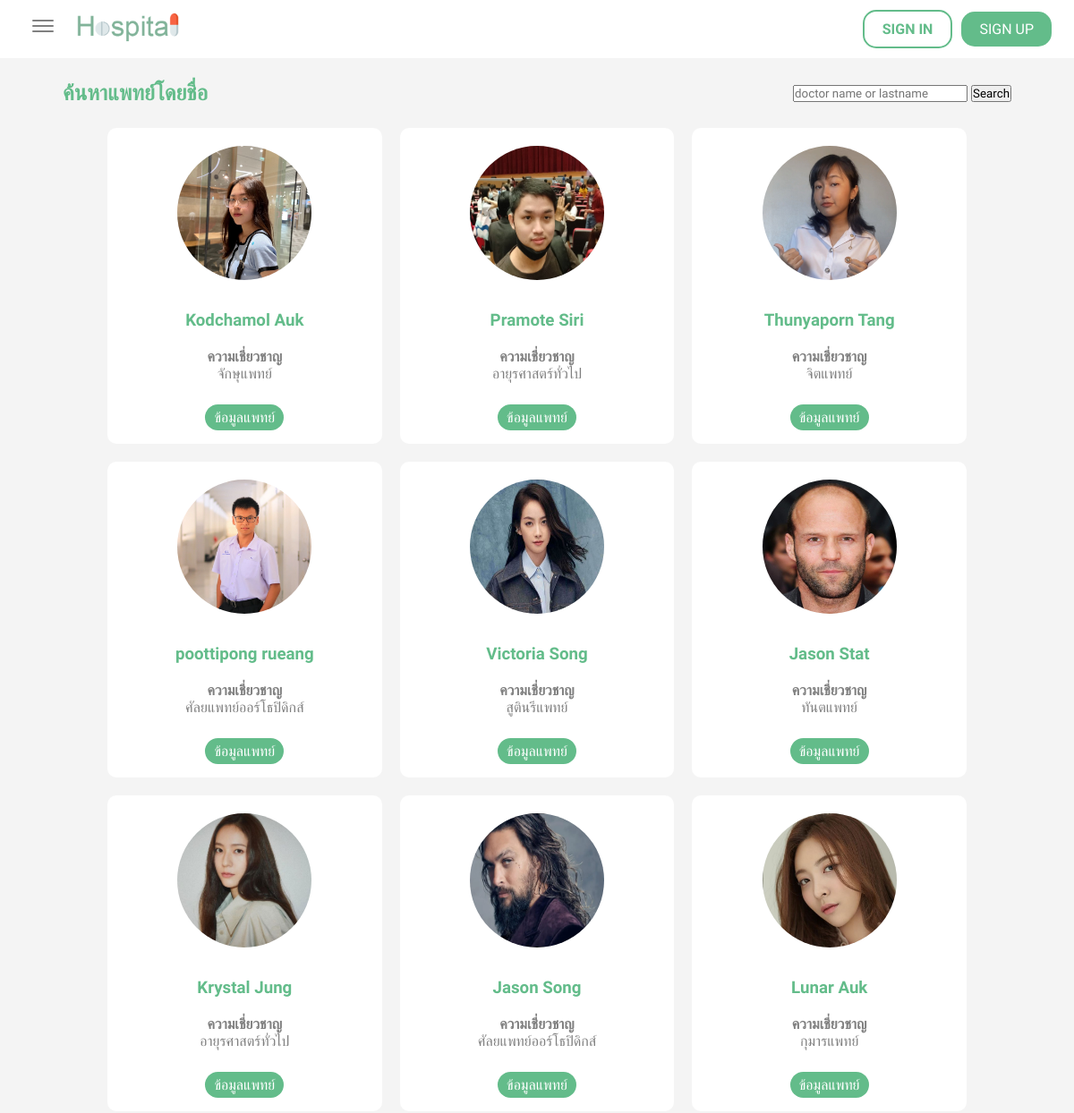
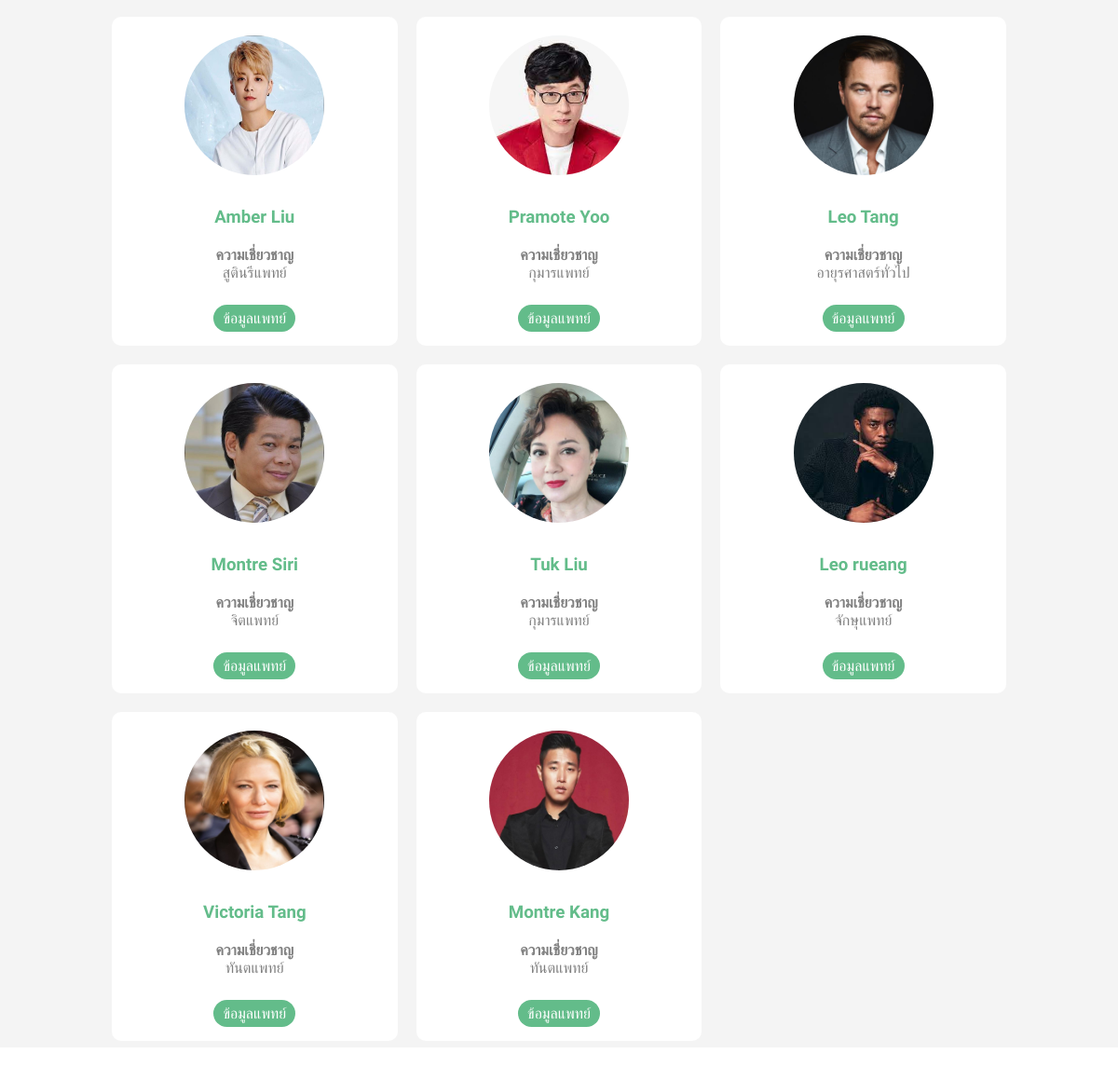
Page /finddoc on the committed database (2 pictures, top to bottom).
### doctors/models.py (models this page shows, shortened)
class Doctor(models.Model):
    user = models.OneToOneField(User, null=True, blank=True, on_delete=models.CASCADE)
    First_name = models.CharField(max_length=100, blank=True, null = True)
    Last_name = models.CharField(max_length=100, null = True)
    phone = models.CharField(max_length=100, null = True)
    email = models.CharField(max_length=200, null = True)
    spec = models.CharField(max_length=100, null = True)
    date_created = models.DateTimeField(default=timezone.now)
    profile_pic = models.ImageField(default='person.jpg',null=True, blank=True)

### doctors/views.py (the view)
# urls.py: path('finddoc', views.finddoc, name="finddoc"),
def finddoc(request):
    if 'q' in request.GET:
        q = request.GET['q']
        mulq = Q(Q(First_name__icontains=q) | Q(Last_name__icontains=q))
        doctors = Doctor.objects.filter(mulq)
    else:
        doctors = Doctor.objects.all()
    context = {'doctors': doctors}
    return render(request, "doctors/finddoc.html", context)

### doctors/templates/doctors/finddoc.html (shortened to what this page needs)
{% extends "doctors/layout.html" %}
{% load static %}
{% block content %}
<div class="header-mhor-menu">
    <h2>ค้นหาแพทย์โดยชื่อ</h2>
    <form>
        <input name="q" type="text" placeholder="doctor name or lastname" />
            <button>Search</button>
            </form>
</div>
<div class="mhor-card-area-all">
    {% for doctor in doctors %}
    <div class="mhor-card">
        <img src="{{doctor.profile_pic.url}}">
        <div class="news-topic">
            <h3>{{doctor.First_name}} {{doctor.Last_name}}</h3>
        </div>
        <div class="details">
            <p class="bold">ความเชี่ยวชาญ</p>
            <p>{{doctor.spec}}</p>
        </div>
        <a href="{% url 'doctors:docprofile' doctor.id %}" class="read-more">ข้อมูลแพทย์</a>
    </div>
    {% endfor %}
</div>
{% endblock %}

### static/css/style-navbar.css (style rules this page uses)
* { margin: 0; padding: 0; box-sizing: border-box; font-family: 'Prompt', sans-serif; }

### static/css/style-mhor.css (style rules this page uses)
.area-content .header-mhor-menu { display: flex; margin: 15px; width: 90%; justify-content: space-between; align-items: center; text-align: center; padding: 10px; }
.area-content .header-mhor-menu h2 { color: #63bc8a; }
.area-content .mhor-card-area-all { margin: 0 auto; width: 80%; margin-bottom: 20px; display: grid; grid-template-columns: repeat(3, 1fr); gap: 20px; }
.area-content .mhor-card-area-all .mhor-card { background-color: white; border-radius: 10px; overflow: hidden; }
.area-content .mhor-card-area-all .mhor-card img { width: 150px; height: 150px; border-radius: 75px; margin: 20px; }
.area-content .mhor-card-area-all .mhor-card .news-topic { color: #63bc8a; padding: 10px; }
.area-content .mhor-card-area-all .mhor-card .details { color: gray; padding: 10px; }
.area-content .mhor-card-area-all .mhor-card .details .bold { font-weight: bold; }
.area-content .mhor-card-area-all .mhor-card .read-more { position: relative; display: inline-block; padding: 5px 10px; background: #63bc8a; color: white; border-radius: 15px; text-decoration: none; margin: 15px; transition: 100ms; }

### rows in the picture
Doctor: profile_pic (picture), First_name "Kodchamol", Last_name "Auk", spec "จักษุแพทย์"
Doctor: profile_pic (picture), First_name "Pramote", Last_name "Siri", spec "อายุรศาสตร์ทั่วไป"
Doctor: profile_pic (picture), First_name "Thunyaporn", Last_name "Tang", spec "จิตแพทย์"
Doctor: profile_pic (picture), First_name "poottipong", Last_name "rueang", spec "ศัลยแพทย์ออร์โธปิดิกส์"
Doctor: profile_pic (picture), First_name "Victoria", Last_name "Song", spec "สูตินรีแพทย์"
Doctor: profile_pic (picture), First_name "Jason", Last_name "Stat", spec "ทันตแพทย์"
Doctor: profile_pic (picture), First_name "Krystal", Last_name "Jung", spec "อายุรศาสตร์ทั่วไป"
Doctor: profile_pic (picture), First_name "Jason", Last_name "Song", spec "ศัลยแพทย์ออร์โธปิดิกส์"
Doctor: profile_pic (picture), First_name "Lunar", Last_name "Auk", spec "กุมารแพทย์"
Doctor: profile_pic (picture), First_name "Amber", Last_name "Liu", spec "สูตินรีแพทย์"
Doctor: profile_pic (picture), First_name "Pramote", Last_name "Yoo", spec "กุมารแพทย์"
Doctor: profile_pic (picture), First_name "Leo", Last_name "Tang", spec "อายุรศาสตร์ทั่วไป"
Doctor: profile_pic (picture), First_name "Montre", Last_name "Siri", spec "จิตแพทย์"
Doctor: profile_pic (picture), First_name "Tuk", Last_name "Liu", spec "กุมารแพทย์"
Doctor: profile_pic (picture), First_name "Leo", Last_name "rueang", spec "จักษุแพทย์"
Doctor: profile_pic (picture), First_name "Victoria", Last_name "Tang", spec "ทันตแพทย์"
Doctor: profile_pic (picture), First_name "Montre", Last_name "Kang", spec "ทันตแพทย์"
